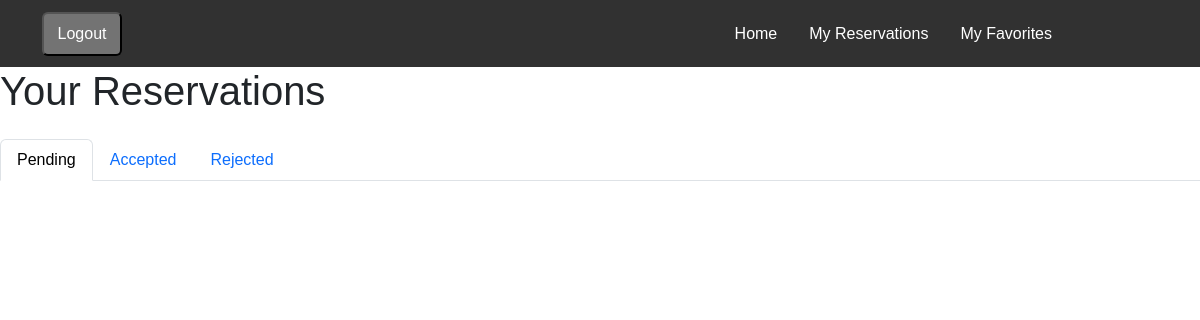
/res/ (signed in), run on an earlier commit of the app's database.
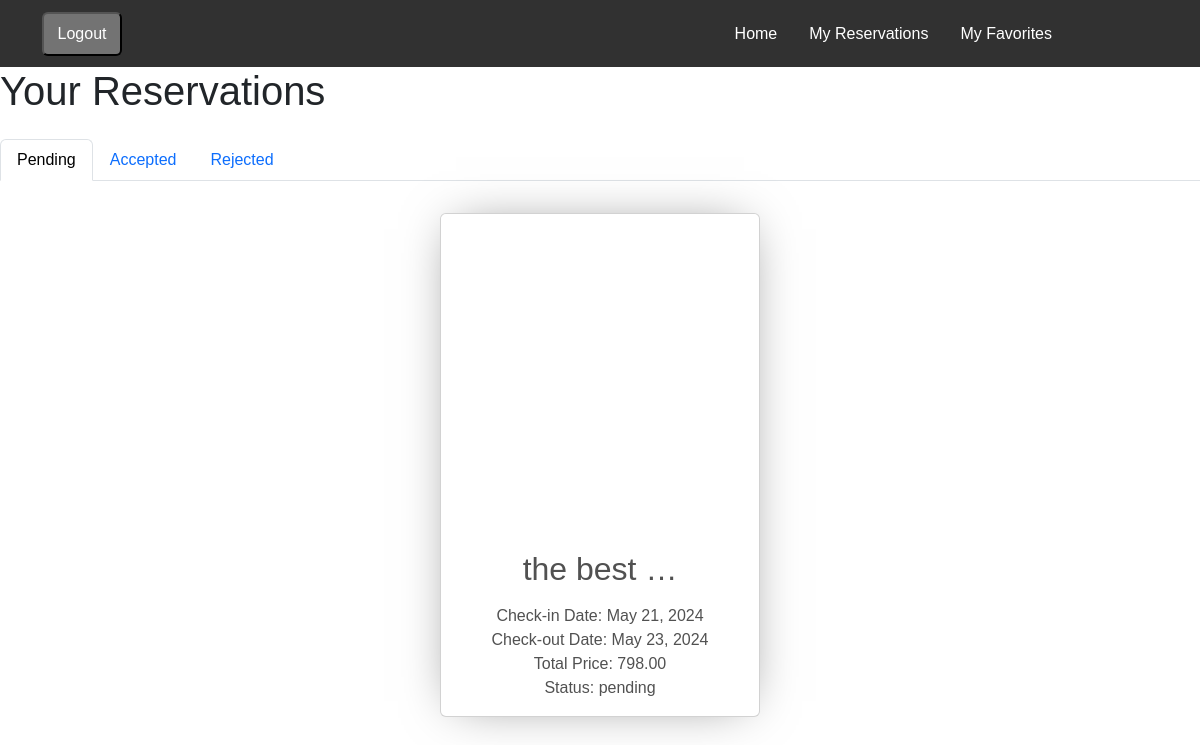
And on a later commit of the database.
### reservations/models.py (models this page shows, shortened)
class Reservation(models.Model):
    user = models.ForeignKey(settings.AUTH_USER_MODEL, null=True, blank=True, on_delete=models.CASCADE)
    apartment = models.ForeignKey(Apartment, on_delete=models.CASCADE)
    check_in_date = models.DateField()
    check_out_date = models.DateField()
    total_price = models.DecimalField(max_digits=10, decimal_places=2)
    reservation_status = models.ForeignKey(ReservationStatus, on_delete=models.CASCADE,default=1)

class ReservationStatus(models.Model):
    status_name = models.CharField(max_length=100, unique=True)
    def __str__(self):
        return self.status_name

### apartments/models.py (models this page shows, shortened)
class Apartment(models.Model):
    category = models.ForeignKey(Category, on_delete=models.CASCADE)
    country=models.ForeignKey(Country,on_delete=models.SET_NULL,null=True,blank=True)
    city = models.ForeignKey(City, on_delete=models.CASCADE,null=True)
    actual_address=models.CharField(max_length=255,null=True,blank=True)
    maps_link=models.CharField(max_length=255,blank=True)
    apt_name = models.CharField(max_length=255)
    description = models.TextField()
    cover_image=models.ImageField(upload_to='covers/',null=True)
    is_active = models.BooleanField(default=True)
    is_booked = models.BooleanField(default=False)
    rooms = models.IntegerField(null=True)
    beds = models.IntegerField(null=True)
    bath_rooms = models.IntegerField(null=True)
    wifi = models.BooleanField(default=False)
    tv = models.BooleanField(default=False)
    price_per_night = models.DecimalField(max_digits=10, decimal_places=2)
    user = models.ForeignKey(settings.AUTH_USER_MODEL, null=True, blank=True, on_delete=models.CASCADE)
    views = models.BigIntegerField(default=0)
    created_at = models.DateTimeField(auto_now_add=True,null=True)
    updated_at = models.DateTimeField(auto_now=True,null=True)

### reservations/views.py (the view)
# urls.py: path("", ReservationListView.as_view(), name='list-reserv'),
class ReservationListView(LoginRequiredMixin, ListView):
    model = Reservation
    template_name = 'list_res.html'
    context_object_name = 'reservations'
    def get_queryset(self):
        return Reservation.objects.filter(user=self.request.user).order_by('-check_in_date')

### reservations/templates/list_res.html (shortened to what this page needs)
{% extends "main_base.html" %}
{% load static %}
{% block content %}
  <h1 class="mb-4">Your Reservations</h1>
  <ul class="nav nav-tabs" id="reservationTabs" role="tablist">
    <li class="nav-item">
      <a class="nav-link active" id="pending-tab" data-toggle="tab" href="#pending" role="tab" aria-controls="pending" aria-selected="true">Pending</a>
    </li>
    <li class="nav-item">
      <a class="nav-link" id="accepted-tab" data-toggle="tab" href="#accepted" role="tab" aria-controls="accepted" aria-selected="false">Accepted</a>
    </li>
    <li class="nav-item">
      <a class="nav-link" id="rejected-tab" data-toggle="tab" href="#rejected" role="tab" aria-controls="rejected" aria-selected="false">Rejected</a>
    </li>
  </ul>
  <div class="tab-content" id="reservationTabContent">
    <div class="tab-pane fade show active" id="pending" role="tabpanel" aria-labelledby="pending-tab">
      <div class="row">
        <ul class="card-list">
          {% for reservation in reservations %}
          {% if reservation.reservation_status_id == 1 %}
          <li class="card">
            <a
              class="card-image"
              href="{% url 'detail-reserv' reservation.pk  %}"
              style="background-image: url({{ reservation.apartment.cover_image.url }});"
              data-image-full="{{ reservation.apartment.cover_image.url }}"
            >
            </a>
            <a
              class="card-description"
              href="{% url 'detail-reserv' reservation.pk  %}"
            >
              <h2>{{ reservation.apartment.apt_name|truncatewords:2 }}</h2>
              <p class="card-text">Check-in Date: {{ reservation.check_in_date }}</p>
                  <p class="card-text">Check-out Date: {{ reservation.check_out_date }}</p>
                  <p class="card-text">Total Price: {{ reservation.total_price }}</p>
                  <p class="card-text">Status: {{ reservation.reservation_status }}</p>
            </a>
          </li>
          {% endif %}
          {% endfor %}
        </ul>
      </div>
    </div>
  </div>
{% endblock content %}

What changed in the data, as far as the page shows it:
added Reservation: apartment.apt_name "the best …", check_in_date "May 21, 2024", check_out_date "May 23, 2024", total_price "798.00", reservation_status "pending"
